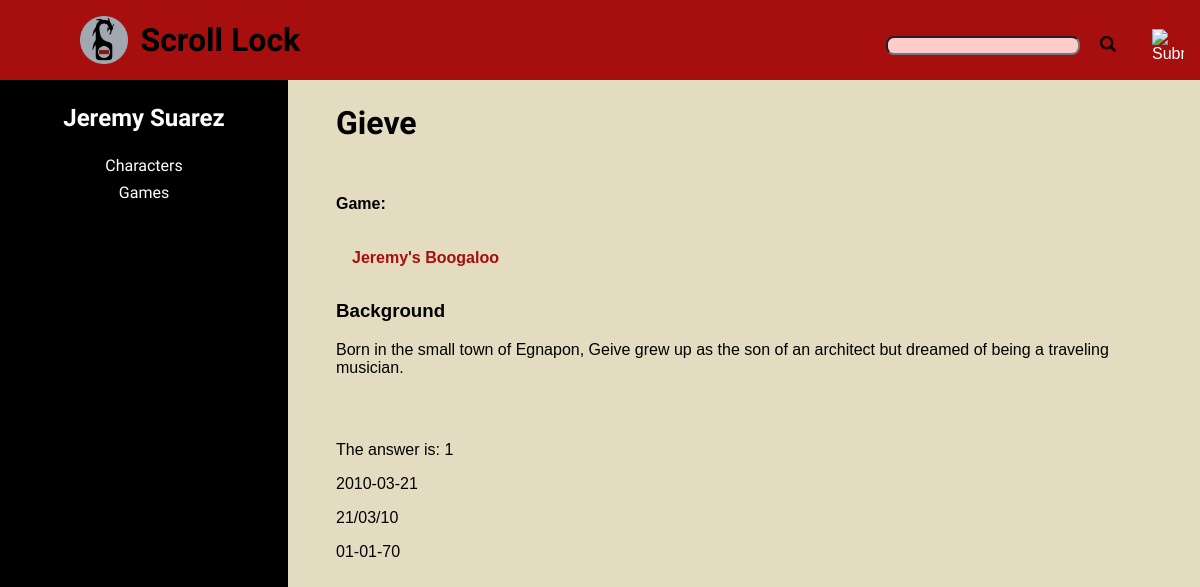
Screenshot of /index.php?action=character_page&characterID=1 (signed in) with the database file from the repository.
### tables this page shows
CREATE TABLE `users` (
  `userID` int(11) NOT NULL,
  `username` varchar(45) NOT NULL,
  `email` varchar(45) NOT NULL,
  `password` varchar(45) NOT NULL,
  `name` varchar(45) DEFAULT 'Anonymous'
);

CREATE TABLE `characters` (
  `characterID` int(11) NOT NULL,
  `characterName` varchar(45) NOT NULL,
  `background` text,
  `userID` int(11) NOT NULL,
  `gameID` int(11) DEFAULT NULL
);

CREATE TABLE `games` (
  `gameID` int(11) NOT NULL,
  `gameName` varchar(45) NOT NULL,
  `description` text,
  `adminID` int(11) NOT NULL
);

### model/user_db.php (called while the page is built, shortened)
<?php
function is_username_free($username)
{
    global $db;
    $query = 'SELECT userID FROM users
              WHERE username = :username';
    $statement = $db->prepare($query);
    $statement->bindValue(':username', $username);
    $statement->execute();
    $free = !($statement->rowCount() == 1);
    return $free;
}
function get_user($username)
{
    global $db;
    $query = 'SELECT * FROM users
              WHERE username = :username';
    $statement = $db->prepare($query);
    $statement->bindValue(':username', $username);
    $statement->execute();
    $user = $statement->fetch();
    return $user;
}
function get_character($characterID)
{
    global $db;
    $query = 'SELECT characters.characterID, characters.characterName,
        characters.background, games.gameName, games.gameID, characters.userID
              FROM characters
              LEFT JOIN games
              ON characters.gameID = games.gameID
              WHERE characterID = :characterID';
    $statement = $db->prepare($query);
    $statement->bindValue(':characterID', $characterID);
    $statement->execute();
    $character = $statement->fetch();
    return $character;
}
?>

### view/character_page.php (the view, shortened to what this page needs)
<?php
    if ($characterID == NULL) {
        $characterID = $_GET['characterID'];
    }
    include('view/header.php');
    $user = get_user($_SESSION['username']);
    $character = get_character($characterID);
?>
<div class="profile-body">
    <aside>
        <h2><?php echo $user['name']; ?></h2>
        <a class="aside_button" href="index.php?action=view_characters">Characters</a>
        <a class="aside_button" href="index.php?action=view_games">Games</a>
    </aside>
    <main class="profile-main">
        <h1 class="gamePageTitle"><?php echo $character['characterName'] ?></h1>
        <div class="gameDescription">
            <h4 style="clear: both;">Game:</h4>
            <p style="margin: 0; float: left; margin: 0.9em 1em;">
                <?php
                    if ($character['gameID'] == NULL) {
                        ?>No Game<?php
                    }
                    else { ?>
                        <a href="index.php?action=game_page&gameID=<?php echo $character['gameID']; ?>"
                           class="gameLink"><?php echo $character['gameName']; ?> </a>
                        <?php
                    }
                ?>&nbsp;
            </p>
        </div>
        <div class="gameDescription">
            <h3>Background</h3>
            <p><?php echo $character['background']; ?></p>
        </div>
        <div class="gameLog">
            <p>The answer is: <?php
            $testname = 'hello';
            $test = is_username_free($testname);
            echo $test; ?></p>
            <p>
                <?php
                    $date = "2010-03-21";
                    echo $date; ?>
            </p>
            <p>
                    <?php
                    $newDate = date("d/m/y", strtotime($date));
                    echo $newDate;
                ?>
            </p>
            <p>
                <?php
                $otherDate = date("d-m-y", strtotime($newDate));
                echo $otherDate;
                ?>
            </p>
        </div>
    </main>
</div>
<?php
    include('view/footer.php');

### style/main.css (style rules this page uses)
* { font-family: Arial, Helvetica, sans-serif; }
html { background-color: #e3dcc0; margin: 0; padding: 0; }
body { font-family: Arial, Helvetica, sans-serif; font-family: 'Eagle Lake', cursive; margin: 0 auto; padding: 0; }
main { margin: 0; padding: 2em 1em; }
aside { position: fixed; width: 18rem; height: 100%; margin: 0; color: white; background-color: #000; margin-top: 2.5em; }
aside h2 { width: 100%; text-align: center; margin: 1em 0; }
h1 { font-family: 'Eagle Lake', cursive; }
h2 { font-family: 'Eagle Lake', cursive; }
.aside_button { display: block; background-color: black; color: white; font-family: 'Eagle Lake', cursive; width: 100%; margin: 0.5em auto; padding: 0; border: none; font-size: 1em; text-decoration: none; text-align: center; }
.profile-main { margin-left: 18rem; margin-top: 2.5em; }
.profile-main h1 { margin: 1em 1em; }
.profile-body { margin: 0; padding: 0; }
.gameLink { background-color: transparent; box-shadow: none; border: none; font-size: 1em; font-weight: 900; color: #a70e0e; text-decoration: none; }
.gamePageTitle { display: inline-block; float: left; margin-right: 0; }
.gameDescription { float: left; margin: 0 2em; max-width: 50em; clear: left; }
.gameLog { float: left; clear: both; margin: 2em; }

### rows the page displays
users: name "Jeremy Suarez"
characters: characterName "Gieve", gameID.gameName "Jeremy's Boogaloo", background "Born in the small town of Egnapon, Geive grew up as the son of an architect but dreamed of being a traveling musician."

### other values shown
$test "1"
$date "2010-03-21"
$newDate "21/03/10"
$otherDate "01-01-70"
